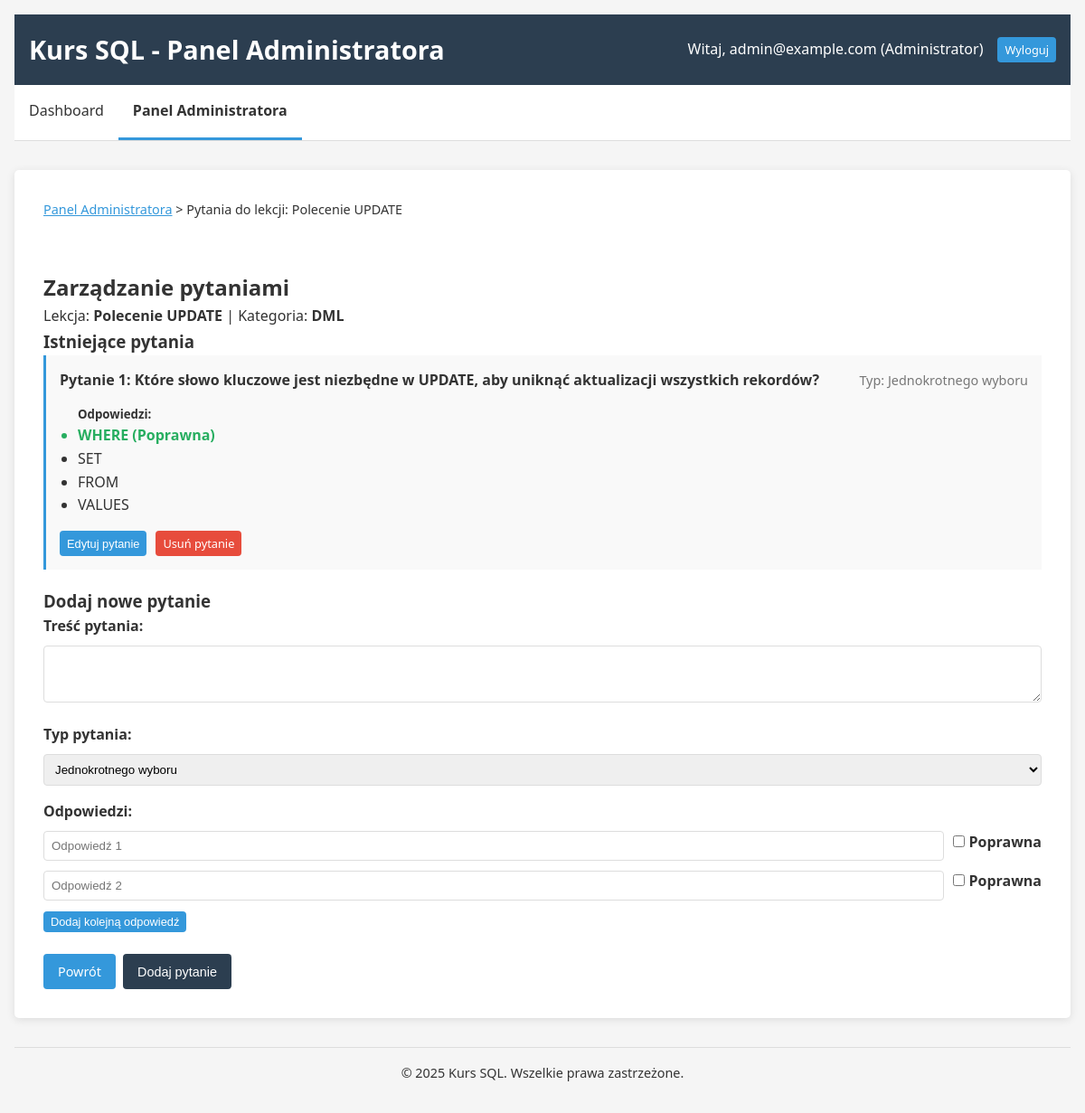
/index.php?page=admin_manage_questions&lesson_id=4 (signed in), run on the app's committed database.
### tables this page shows
CREATE TABLE lessons (
    id INT AUTO_INCREMENT PRIMARY KEY,
    title VARCHAR(255) NOT NULL,
    content TEXT NOT NULL,
    category VARCHAR(100) NOT NULL
);

CREATE TABLE questions (
    id INT AUTO_INCREMENT PRIMARY KEY,
    lesson_id INT,
    type ENUM('single', 'multi', 'open') NOT NULL,
    text TEXT NOT NULL,
    FOREIGN KEY (lesson_id) REFERENCES lessons(id) ON DELETE CASCADE
);

CREATE TABLE answers (
    id INT AUTO_INCREMENT PRIMARY KEY,
    question_id INT,
    text TEXT NOT NULL,
    is_correct BOOLEAN DEFAULT FALSE,
    FOREIGN KEY (question_id) REFERENCES questions(id) ON DELETE CASCADE
);

### functions.php (called while the page is built, shortened)
<?php
function get_questions_for_lesson($db, $lesson_id) {
    $stmt = $db->prepare("SELECT * FROM questions WHERE lesson_id = ?");
    $stmt->execute([$lesson_id]);
    return $stmt->fetchAll(PDO::FETCH_ASSOC);
}
function get_answers_for_question($db, $question_id) {
    $stmt = $db->prepare("SELECT * FROM answers WHERE question_id = ?");
    $stmt->execute([$question_id]);
    return $stmt->fetchAll(PDO::FETCH_ASSOC);
}
?>

### admin.php (the view, shortened to what this page needs)
<?php
require_once 'config.php';
require_once 'functions.php';
?>
<?php
function render_manage_questions($lesson_id) {
    global $db;
    $stmt = $db->prepare("SELECT * FROM lessons WHERE id = ?");
    $stmt->execute([$lesson_id]);
    $lesson = $stmt->fetch(PDO::FETCH_ASSOC);
    $questions = get_questions_for_lesson($db, $lesson_id);
?>
<!DOCTYPE html>
<html lang="pl">
<head>
    <link rel="stylesheet" href="style.css">
</head>
<body>
    <div class="container">
        <header>
            <h1>Kurs SQL - Panel Administratora</h1>
            <div class="user-info">
                <span>Witaj, <?= htmlspecialchars($_SESSION['email']) ?> (Administrator)</span>
                <a href="index.php?action=logout" class="btn btn-sm">Wyloguj</a>
            </div>
        </header>
        <nav>
            <ul>
                <li><a href="index.php?page=dashboard">Dashboard</a></li>
                <li><a href="index.php?page=admin" class="active">Panel Administratora</a></li>
            </ul>
        </nav>
        <main>
            <div class="admin-panel">
                <div class="breadcrumb">
                    <a href="index.php?page=admin">Panel Administratora</a> &gt;
                    Pytania do lekcji: <?= htmlspecialchars($lesson['title']) ?>
                </div>
                <div class="questions-panel">
                    <h2>Zarządzanie pytaniami</h2>
                    <p>Lekcja: <strong><?= htmlspecialchars($lesson['title']) ?></strong> | Kategoria: <strong><?= htmlspecialchars($lesson['category']) ?></strong></p>
                    <div class="questions-list">
                        <h3>Istniejące pytania</h3>
                        <?php if (empty($questions)): ?>
                        <p>Brak pytań dla tej lekcji.</p>
                        <?php else: ?>
                        <?php foreach ($questions as $index => $question): ?>
                        <div class="question-item">
                            <div class="question-header">
                                <h4>Pytanie <?= $index + 1 ?>: <?= htmlspecialchars($question['text']) ?></h4>
                                <div class="question-meta">
                                    <span class="question-type">
                                        Typ:
                                        <?php
                                        switch($question['type']) {
                                            case 'single': echo 'Jednokrotnego wyboru'; break;
                                        }
                                        ?>
                                    </span>
                                </div>
                            </div>
                            <div class="question-answers">
                                <h5>Odpowiedzi:</h5>
                                <?php
                                $answers = get_answers_for_question($db, $question['id']);
                                if (!empty($answers)):
                                ?>
                                <ul>
                                    <?php foreach ($answers as $answer): ?>
                                    <li class="<?= $answer['is_correct'] ? 'correct-answer' : 'incorrect-answer' ?>">
                                        <?= htmlspecialchars($answer['text']) ?>
                                        <?= $answer['is_correct'] ? ' (Poprawna)' : '' ?>
                                    </li>
                                    <?php endforeach; ?>
                                </ul>
                                <?php else: ?>
                                <p>Brak odpowiedzi dla tego pytania.</p>
                                <?php endif; ?>
                            </div>
                            <div class="question-actions">
                                <button class="btn btn-sm edit-question-btn" data-id="<?= $question['id'] ?>" data-type="<?= $question['type'] ?>">Edytuj pytanie</button>
                                <a href="index.php?page=admin_manage_questions&lesson_id=<?= $lesson_id ?>&delete_question=<?= $question['id'] ?>"
                                   class="btn btn-sm btn-danger"
                                   onclick="return confirm('Czy na pewno chcesz usunąć to pytanie?')">Usuń pytanie</a>
                            </div>
                        </div>
                        <?php endforeach; ?>
                        <?php endif; ?>
                    </div>
                    <div class="add-question">
                        <h3>Dodaj nowe pytanie</h3>
                        <form method="post" action="index.php?page=admin_manage_questions&lesson_id=<?= $lesson_id ?>" id="add-question-form">
                            <div class="form-group">
                                <label for="question_text">Treść pytania:</label>
                                <textarea name="question_text" id="question_text" required rows="3"></textarea>
                            </div>
                            <div class="form-group">
                                <label for="question_type">Typ pytania:</label>
                                <select name="question_type" id="question_type" required>
                                    <option value="single">Jednokrotnego wyboru</option>
                                </select>
                            </div>
                            <div id="choice-answers">
                                <div class="form-group">
                                    <label>Odpowiedzi:</label>
                                    <div id="answers-container">
                                        <div class="answer-row">
                                            <input type="text" name="answers[]" placeholder="Odpowiedź 1" required>
                                            <label><input type="checkbox" name="correct_answers[]" value="0"> Poprawna</label>
                                        </div>
                                        <div class="answer-row">
                                            <input type="text" name="answers[]" placeholder="Odpowiedź 2" required>
                                            <label><input type="checkbox" name="correct_answers[]" value="1"> Poprawna</label>
                                        </div>
                                    </div>
                                    <button type="button" id="add-answer" class="btn btn-sm">Dodaj kolejną odpowiedź</button>
                                </div>
                            </div>
                            <div class="form-actions">
                                <a href="index.php?page=admin" class="btn">Powrót</a>
                                <button type="submit" class="btn btn-primary">Dodaj pytanie</button>
                            </div>
                        </form>
                    </div>
                </div>
            </div>
        </main>
        <footer>
            <p>&copy; 2025 Kurs SQL. Wszelkie prawa zastrzeżone.</p>
        </footer>
    </div>
</body>
</html>
<?php
}
?>

### style.css (style rules this page uses)
:root { --primary-color: #2c3e50; --secondary-color: #3498db; --accent-color: #e74c3c; --light-gray: #f5f5f5; --dark-gray: #333; --border-color: #ddd; --success-color: #27ae60; --error-color: #e74c3c; }
* { margin: 0; padding: 0; box-sizing: border-box; }
body { font-family: 'Segoe UI', Tahoma, Geneva, Verdana, sans-serif; line-height: 1.6; background-color: var(--light-gray); color: var(--dark-gray); }
.container { max-width: 1200px; margin: 0 auto; padding: 1rem; }
header { background-color: var(--primary-color); color: white; padding: 1rem; display: flex; justify-content: space-between; align-items: center; }
header h1 { font-size: 1.8rem; }
.user-info { display: flex; align-items: center; gap: 1rem; }
nav { background-color: white; border-bottom: 1px solid var(--border-color); margin-bottom: 2rem; }
nav ul { display: flex; list-style-type: none; }
nav ul li a { display: block; padding: 1rem; color: var(--dark-gray); text-decoration: none; transition: background-color 0.2s; }
nav ul li a.active { border-bottom: 3px solid var(--secondary-color); font-weight: bold; }
main { background-color: white; padding: 2rem; border-radius: 5px; box-shadow: 0 2px 10px rgba(0, 0, 0, 0.1); margin-bottom: 2rem; }
footer { text-align: center; padding: 1rem; color: var(--dark-gray); font-size: 0.9rem; border-top: 1px solid var(--border-color); }
.btn { display: inline-block; padding: 0.5rem 1rem; background-color: var(--secondary-color); color: white; border: none; border-radius: 4px; cursor: pointer; text-decoration: none; font-size: 0.9rem; transition: background-color 0.2s; }
.btn-primary { background-color: var(--primary-color); }
.btn-sm { padding: 0.25rem 0.5rem; font-size: 0.8rem; }
.form-group { margin-bottom: 1rem; }
.form-group label { display: block; margin-bottom: 0.5rem; font-weight: bold; }
.form-group input[type="text"], .form-group input[type="email"], .form-group input[type="password"], .form-group textarea, .form-group select { width: 100%; padding: 0.5rem; border: 1px solid var(--border-color); border-radius: 4px; }
.form-actions { margin-top: 1.5rem; display: flex; gap: 0.5rem; }
.admin-panel { display: grid; gap: 2rem; }
.breadcrumb { margin-bottom: 1.5rem; font-size: 0.9rem; }
.breadcrumb a { color: var(--secondary-color); }

### admin.php (style rules this page uses)
.question-item { background-color: #f9f9f9; padding: 15px; margin-bottom: 20px; border-left: 3px solid var(--secondary-color); }
.question-header { display: flex; justify-content: space-between; align-items: center; margin-bottom: 10px; }
.question-meta { font-size: 0.9em; color: #777; }
.question-answers { margin: 15px 0; padding-left: 20px; }
.question-actions { margin-top: 15px; display: flex; gap: 10px; }
.correct-answer { color: var(--success-color); font-weight: bold; }
.incorrect-answer { color: inherit; }
.answer-row { display: flex; align-items: center; margin-bottom: 10px; }
.answer-row input[type="text"] { flex: 1; margin-right: 10px; }
.btn-danger { background-color: var(--error-color); }

### data on the page
lessons: title "Polecenie UPDATE", category "DML"
questions: text "Które słowo kluczowe jest niezbędne w UPDATE, aby uniknąć aktualizacji wszystkich rekordów?", type "Jednokrotnego wyboru"
answers: text "WHERE", is_correct "(Poprawna)"
answers: text "SET"
answers: text "FROM"
answers: text "VALUES"

### other printed values
$_SESSION['email'] "admin@example.com"
